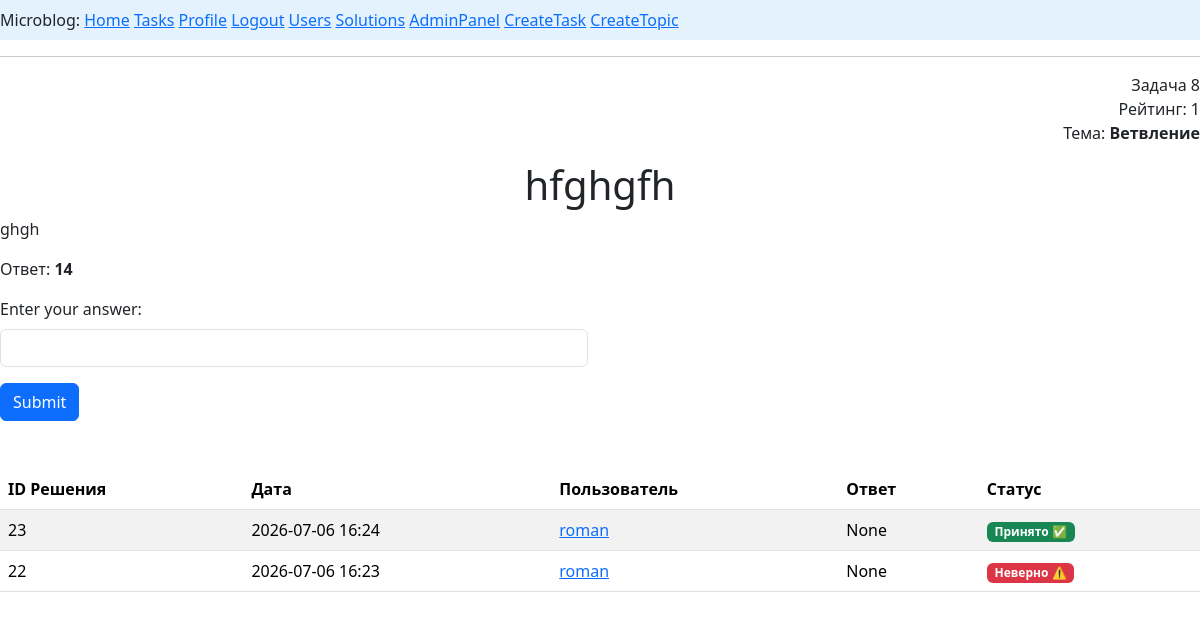
Page /task/8 (signed in) on the committed database.
### app/models.py (models this page shows, shortened)
class Task(db.Model):
    __tablename__ = 'tasks'
    id: so.Mapped[int] = so.mapped_column(primary_key=True, autoincrement=True)
    title: so.Mapped[str] = so.mapped_column(sa.String(50), nullable=True)
    content: so.Mapped[str] = so.mapped_column(sa.Text(), nullable=True, default='Условие')
    subject: so.Mapped[str] = so.mapped_column(sa.String(100), nullable=True, default='Без темы')
    topic_id: so.Mapped[int] = so.mapped_column(sa.ForeignKey(Topic.id, name='fk_tasks_topic'), nullable=True)
    topic: so.Mapped['Topic'] = so.relationship(back_populates='tasks')
    answer: so.Mapped[str] = so.mapped_column(sa.String(100), nullable=True, default='Без ответа')
    created_date: so.Mapped[datetime] = so.mapped_column(index=True, default=lambda: datetime.now(timezone.utc))
    rating: so.Mapped[int] = so.mapped_column(sa.Integer, nullable=True, default=1)
    user_id: so.Mapped[int] = so.mapped_column(sa.ForeignKey(User.id), nullable=True)
    creator: so.Mapped['User'] = so.relationship(back_populates='task_user')
    solve_task: so.Mapped[list['Solve']] = so.relationship(back_populates='task', cascade="all,delete")

class Topic(UserMixin,db.Model):
    __tablename__ = 'topics'
    id: so.Mapped[int] = so.mapped_column(primary_key=True)
    topic: so.Mapped[str] = so.mapped_column(sa.String(50), index=True, unique=True)
    tasks: so.WriteOnlyMapped[list['Task']] = so.relationship(back_populates='topic')

class Solve(db.Model):
    __tablename__ = 'solves'
    id: so.Mapped[int] = so.mapped_column(primary_key=True, autoincrement=True)
    content: so.Mapped[str] = so.mapped_column(sa.String(100), nullable=True)
    accept: so.Mapped[bool] = so.mapped_column(sa.Boolean, default=False)
    created_date: so.Mapped[datetime] = so.mapped_column(index=True, default=lambda: datetime.now(timezone.utc))
    user_id: so.Mapped[int] = so.mapped_column(sa.ForeignKey(User.id), nullable=True)
    task_id: so.Mapped[int] = so.mapped_column(sa.ForeignKey(Task.id), nullable=True)
    solver: so.Mapped['User'] = so.relationship(back_populates='solve_user')
    task: so.Mapped['Task'] = so.relationship(back_populates='solve_task')

class User(UserMixin, db.Model):
    __tablename__ = 'users'
    id: so.Mapped[int] = so.mapped_column(primary_key=True)
    username: so.Mapped[str] = so.mapped_column(sa.String(64), index=True, unique=True)
    email: so.Mapped[str] = so.mapped_column(sa.String(120), index=True, unique=True)
    password_hash: so.Mapped[Optional[str]] = so.mapped_column(sa.String(256))
    posts: so.WriteOnlyMapped['Post'] = so.relationship(back_populates='author')
    about_me: so.Mapped[Optional[str]] = so.mapped_column(sa.String(140))
    last_seen: so.Mapped[Optional[datetime]] = so.mapped_column(default=lambda: datetime.now(timezone.utc))
    role_id: so.Mapped[int] = so.mapped_column(sa.ForeignKey(Role.id), index=True)
    role: so.Mapped['Role'] = so.relationship(back_populates='users')
    task_user: so.Mapped['Task'] = so.relationship(back_populates='creator')
    solve_user: so.Mapped[list['Solve']] = so.relationship(back_populates='solver')

### app/routes.py (the view, shortened to what this page needs)
@app.route('/task/<id>', methods=['GET','POST'])
@login_required
def task(id):
    task2 = db.session.get(Task, id)
    if not task2:
        return abort(404)
    form = SubmitForm()
    if is_admin():
        stmt = (
            select(Solve)
            .where(Solve.task_id == id)
            .order_by(Solve.created_date.desc())
            .options(
                selectinload(Solve.solver),  # Подгружаем пользователя (поле solver)
                selectinload(Solve.task)    # Подгружаем задачу (на всякий случай)
            )
        )
    solution = db.session.scalars(stmt).all()
    return render_template('task.html', task=task2,is_admin=is_admin, form=form, solution=solution)

### app/forms.py
class SubmitForm(FlaskForm):
    csrf_token = HiddenField()
    answer = StringField('Enter your answer:', validators=[DataRequired()])
    submit = SubmitField('Submit')

### app/models.py (called while the page is built)
@login.user_loader
def load_user(id):
    return db.session.get(User, int(id))

### app/routes.py (called while the page is built)
@app.before_request
def before_request():
    if current_user.is_authenticated:
        current_user.last_seen = datetime.now(timezone.utc)
        db.session.commit()

def is_admin():
    if not current_user.is_authenticated:
        return False
    if not current_user.role:
        return False
    return current_user.role.rolename == 'admin'

### app/templates/task.html (shortened to what this page needs)
{% extends "base.html" %}
{% block content %}
                <p align= right>Задача {{ task.id }}<br>
                    Рейтинг: {{task.rating}}<br>
                    {% if task.topic %}
                     Тема: <strong>{{ task.topic.topic }}</strong>
                {% else %}
                     ⚠️ Тема не назначена
                {% endif %}
                </p>
                <h1 align=center>{{task.title}}</h1>
                <p>{{task.content|safe}}</p>
                {% if is_admin()%}<p> Ответ: <strong>{{task.answer}}</strong>{% endif %}
{% from 'bootstrap5/form.html' import render_form %}
    <div class="row justify-content-left">
        <div class="col-md-6">
            <form action="" method="post">
                {{ render_form(form) }}
            </form>
        </div>
    </div>
<br><br>
{% if solution %}
    <table class="table table-striped table-hover">
        <thead>
            <tr>
                <th>ID Решения</th>
                <th>Дата</th>
                <th>Пользователь</th>
                <th>Ответ</th>
                <th>Статус</th>
            </tr>
        </thead>
        <tbody>
            {% for sol in solution %}
            <tr>
                <td>{{ sol.id }}</td>
                <td>{{ sol.created_date.strftime('%Y-%m-%d %H:%M') }}</td>
                <td>
                    <a href="{{ url_for('user', username=sol.solver.username) }}">
                        {{ sol.solver.username }}
                    </a>
                </td>
                <td style="max-width: 300px; white-space: nowrap; overflow: hidden; text-overflow: ellipsis;">
                    {{ sol.content[:100] }}{% if sol.content|length > 100 %}...{% endif %}
                </td>
                <td>
                    {% if sol.accept %}
                        <span class="badge bg-success">Принято ✅</span>
                    {% else %}
                        <span class="badge bg-danger">Неверно ⚠️</span>
                    {% endif %}
                </td>
            </tr>
            {% endfor %}
        </tbody>
    </table>
{% else %}
    <div class="alert alert-info" role="alert">
        У вас пока нет отправленных решений.
    </div>
{% endif %}
{% endblock %}

### rows in the picture
Task: id "8", rating "1", title "hfghgfh", content "ghgh", answer "14"
Topic: topic.topic "Ветвление"
Solve: id "23", created_date "2026-07-06 16:24", solver.username "roman", content "None", accept "Принято ✅"
Solve: id "22", created_date "2026-07-06 16:23", solver.username "roman", content "None", accept "Неверно ⚠️"
